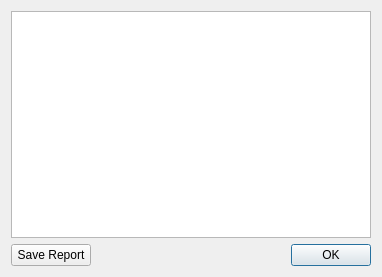
<?xml version="1.0" encoding="UTF-8"?>
<ui version="4.0">
 <class>ReportGCP</class>
 <widget class="QDialog" name="ReportGCP">
  <property name="geometry">
   <rect>
    <x>0</x>
    <y>0</y>
    <width>382</width>
    <height>277</height>
   </rect>
  </property>
  <property name="windowTitle">
   <string>Dialog</string>
  </property>
  <layout class="QGridLayout" name="gridLayout">
   <item row="0" column="0" colspan="2">
    <widget class="QTextBrowser" name="reportBrowser"/>
   </item>
   <item row="1" column="0">
    <widget class="QPushButton" name="pushButton">
     <property name="text">
      <string>Save Report</string>
     </property>
    </widget>
   </item>
   <item row="1" column="1">
    <widget class="QDialogButtonBox" name="buttonBox">
     <property name="orientation">
      <enum>Qt::Horizontal</enum>
     </property>
     <property name="standardButtons">
      <set>QDialogButtonBox::Ok</set>
     </property>
    </widget>
   </item>
  </layout>
 </widget>
 <resources/>
 <connections>
  <connection>
   <sender>buttonBox</sender>
   <signal>accepted()</signal>
   <receiver>ReportGCP</receiver>
   <slot>accept()</slot>
   <hints>
    <hint type="sourcelabel">
     <x>248</x>
     <y>254</y>
    </hint>
    <hint type="destinationlabel">
     <x>157</x>
     <y>274</y>
    </hint>
   </hints>
  </connection>
  <connection>
   <sender>buttonBox</sender>
   <signal>rejected()</signal>
   <receiver>ReportGCP</receiver>
   <slot>reject()</slot>
   <hints>
    <hint type="sourcelabel">
     <x>316</x>
     <y>260</y>
    </hint>
    <hint type="destinationlabel">
     <x>286</x>
     <y>274</y>
    </hint>
   </hints>
  </connection>
 </connections>
</ui>
